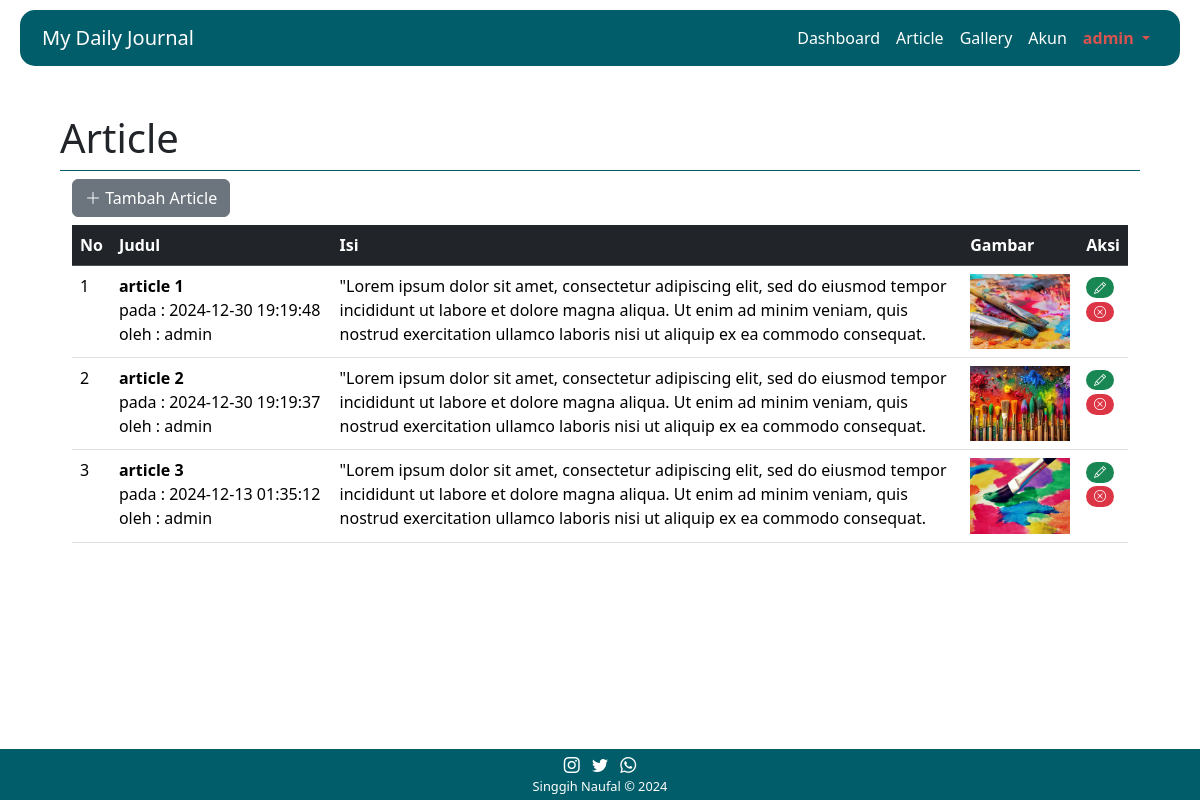
Screenshot of /admin.php?page=article (signed in) with the database file from the repository.
### tables this page shows
CREATE TABLE `article` (
  `id` int(11) NOT NULL,
  `judul` text NOT NULL,
  `isi` text NOT NULL,
  `gambar` text NOT NULL,
  `tanggal` datetime NOT NULL,
  `username` varchar(50) NOT NULL
);

### article.php (the view, shortened to what this page needs)
<div class="container">
    <button type="button" class="btn btn-secondary mb-2" data-bs-toggle="modal" data-bs-target="#modalTambah">
        <i class="bi bi-plus-lg"></i> Tambah Article
    </button>
    <div class="row">
        <div class="table-responsive">
            <table class="table table-hover">
                <thead class="table-dark">
                    <tr>
                        <th>No</th>
                        <th class="w-25">Judul</th>
                        <th class="w-75">Isi</th>
                        <th class="w-25">Gambar</th>
                        <th class="w-25">Aksi</th>
                    </tr>
                </thead>
                <tbody>
                    <?php
                    $sql = "SELECT * FROM article ORDER BY tanggal DESC";
                    $hasil = $conn->query($sql);
                    $no = 1;
                    while ($row = $hasil->fetch_assoc()) {
                    ?>
                        <tr>
                            <td><?= $no++ ?></td>
                            <td>
                                <strong><?= $row["judul"] ?></strong>
                                <br>pada : <?= $row["tanggal"] ?>
                                <br>oleh : <?= $row["username"] ?>
                            </td>
                            <td><?= $row["isi"] ?></td>
                            <td>
                                <?php
                                if ($row["gambar"] != '') {
                                    if (file_exists('img/' . $row["gambar"] . '')) {
                                ?>
                                        <img src="img/<?= $row["gambar"] ?>" width="100">
                                <?php
                                    }
                                }
                                ?>
                            </td>
                            <td>
                                <a href="#" title="edit" class="badge rounded-pill text-bg-success" data-bs-toggle="modal" data-bs-target="#modalEdit<?= $row["id"] ?>"><i class="bi bi-pencil"></i></a>
                                <a href="#" title="delete" class="badge rounded-pill text-bg-danger" data-bs-toggle="modal" data-bs-target="#modalHapus<?= $row["id"] ?>"><i class="bi bi-x-circle"></i></a>
                            </td>
                        </tr>
                    <?php
                    }
                    ?>
                </tbody>
            </table>
        </div>
    </div>
</div>

### rows the page displays
article: judul "article 1", tanggal "2024-12-30 19:19:48", username "admin", isi "\"Lorem ipsum dolor sit amet, consectetur adipiscing elit, sed do eiusmod tempor incididunt ut labore et dolore magna aliqua. Ut enim ad minim veniam, quis nostrud exercitation ullamco laboris nisi ut aliquip ex ea commodo consequat.", gambar (picture)
article: judul "article 2", tanggal "2024-12-30 19:19:37", username "admin", isi "\"Lorem ipsum dolor sit amet, consectetur adipiscing elit, sed do eiusmod tempor incididunt ut labore et dolore magna aliqua. Ut enim ad minim veniam, quis nostrud exercitation ullamco laboris nisi ut aliquip ex ea commodo consequat.", gambar (picture)
article: judul "article 3", tanggal "2024-12-13 01:35:12", username "admin", isi "\"Lorem ipsum dolor sit amet, consectetur adipiscing elit, sed do eiusmod tempor incididunt ut labore et dolore magna aliqua. Ut enim ad minim veniam, quis nostrud exercitation ullamco laboris nisi ut aliquip ex ea commodo consequat.", gambar (picture)

### other values shown
$_SESSION['username'] "admin"
$page "Article"
